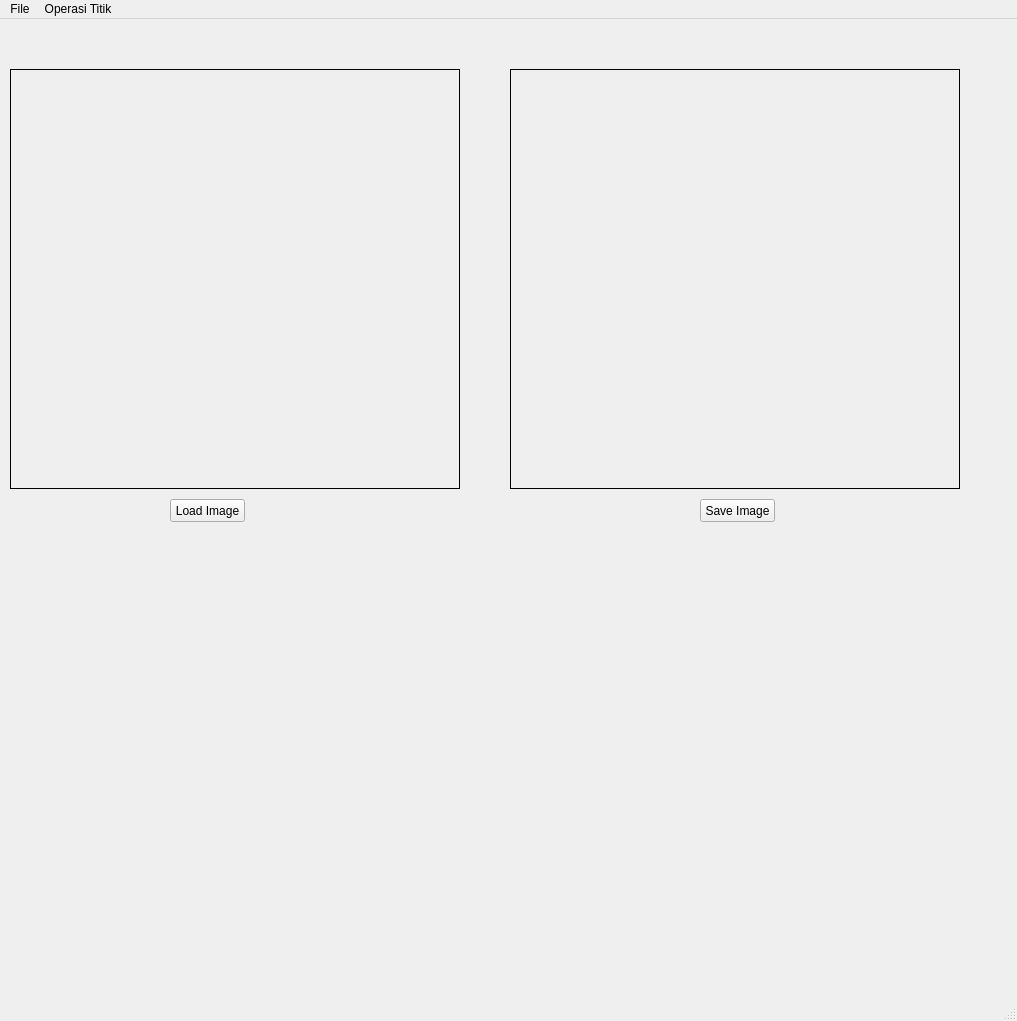
<?xml version="1.0" encoding="UTF-8"?>
<ui version="4.0">
 <class>MainWindow</class>
 <widget class="QMainWindow" name="MainWindow">
  <property name="geometry">
   <rect>
    <x>0</x>
    <y>0</y>
    <width>1017</width>
    <height>1021</height>
   </rect>
  </property>
  <property name="windowTitle">
   <string>MainWindow</string>
  </property>
  <widget class="QWidget" name="centralwidget">
   <widget class="QPushButton" name="loadButton">
    <property name="geometry">
     <rect>
      <x>170</x>
      <y>480</y>
      <width>75</width>
      <height>23</height>
     </rect>
    </property>
    <property name="text">
     <string>Load Image</string>
    </property>
   </widget>
   <widget class="QLabel" name="imgLabel">
    <property name="geometry">
     <rect>
      <x>10</x>
      <y>50</y>
      <width>450</width>
      <height>420</height>
     </rect>
    </property>
    <property name="frameShape">
     <enum>QFrame::Box</enum>
    </property>
    <property name="text">
     <string/>
    </property>
   </widget>
   <widget class="QLabel" name="hasilLabel">
    <property name="geometry">
     <rect>
      <x>510</x>
      <y>50</y>
      <width>450</width>
      <height>420</height>
     </rect>
    </property>
    <property name="frameShape">
     <enum>QFrame::Box</enum>
    </property>
    <property name="text">
     <string/>
    </property>
   </widget>
   <widget class="QPushButton" name="saveButton">
    <property name="geometry">
     <rect>
      <x>700</x>
      <y>480</y>
      <width>75</width>
      <height>23</height>
     </rect>
    </property>
    <property name="text">
     <string>Save Image</string>
    </property>
   </widget>
  </widget>
  <widget class="QMenuBar" name="menubar">
   <property name="geometry">
    <rect>
     <x>0</x>
     <y>0</y>
     <width>1017</width>
     <height>21</height>
    </rect>
   </property>
   <widget class="QMenu" name="menuFile">
    <property name="title">
     <string>File</string>
    </property>
    <addaction name="actionLoad_Image"/>
    <addaction name="actionSave_Image"/>
   </widget>
   <widget class="QMenu" name="menuOperasi_Titik">
    <property name="title">
     <string>Operasi Titik</string>
    </property>
    <addaction name="actionGrayScale"/>
    <addaction name="actionBrightness"/>
   </widget>
   <addaction name="menuFile"/>
   <addaction name="menuOperasi_Titik"/>
  </widget>
  <widget class="QStatusBar" name="statusbar"/>
  <action name="actionGrayScale">
   <property name="text">
    <string>GrayScale</string>
   </property>
  </action>
  <action name="actionLoad_Image">
   <property name="text">
    <string>Load Image</string>
   </property>
  </action>
  <action name="actionSave_Image">
   <property name="text">
    <string>Save Image</string>
   </property>
  </action>
  <action name="actionBrightness">
   <property name="text">
    <string>Brightness</string>
   </property>
  </action>
 </widget>
 <resources/>
 <connections/>
</ui>
